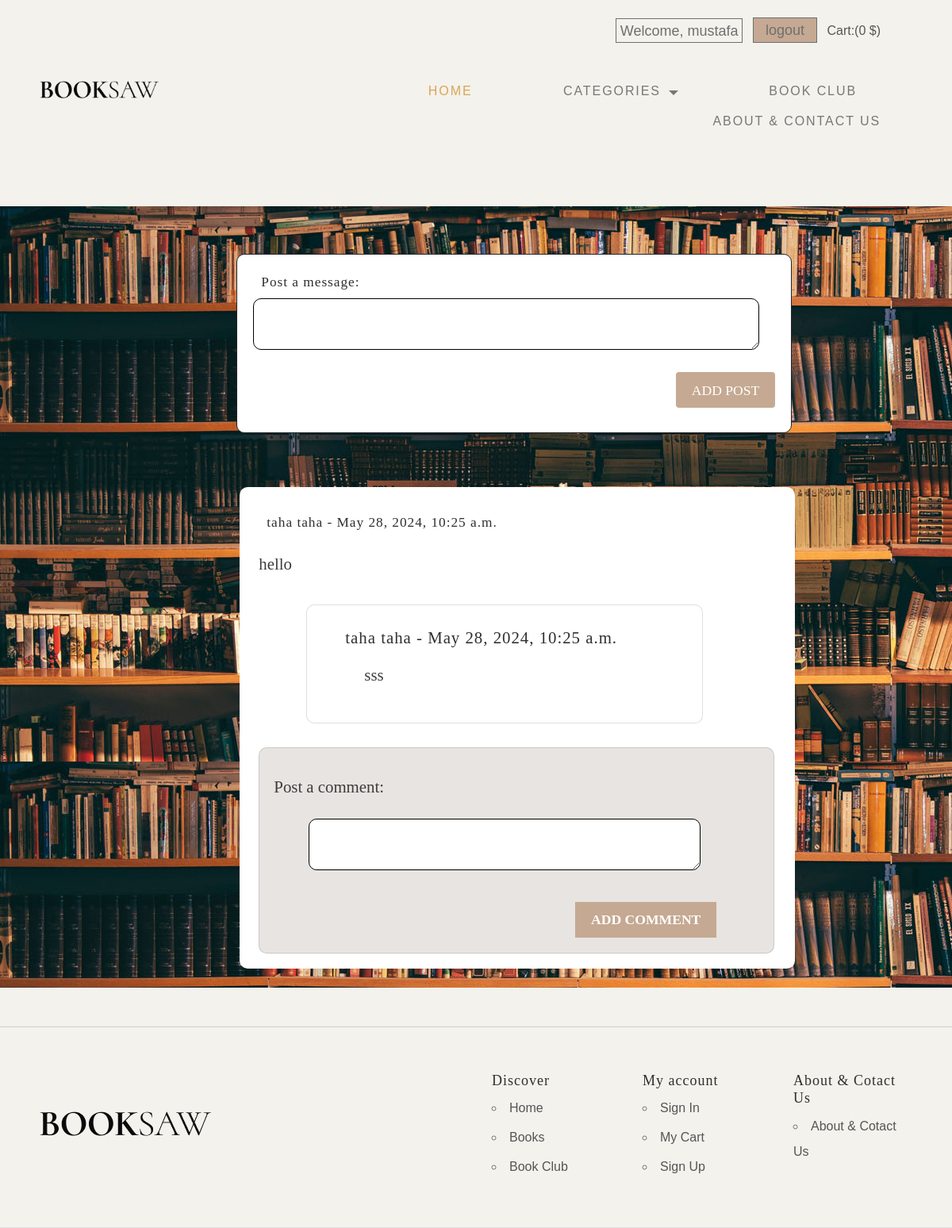
/wall (signed in), run on an earlier commit of the app's database.
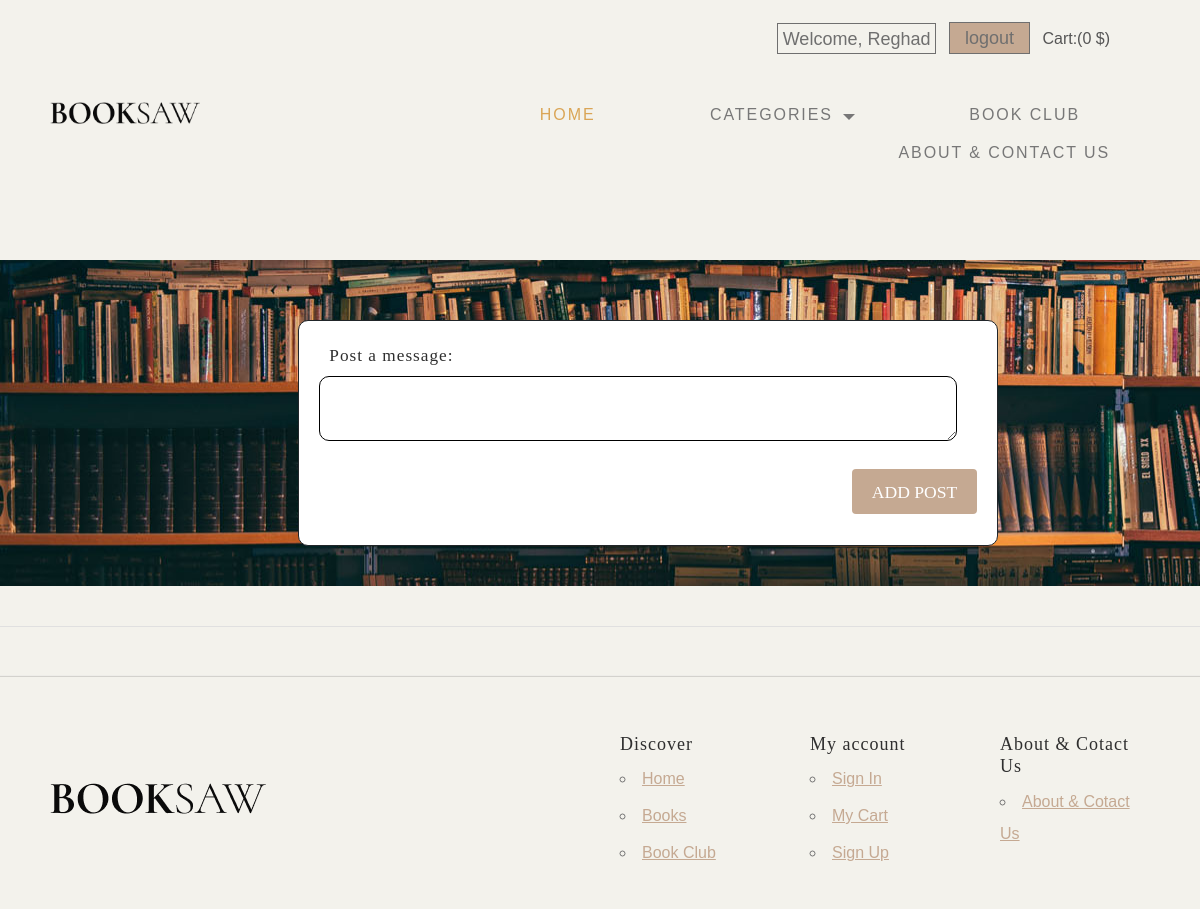
And on a later commit of the database.
### store_app/models.py (models this page shows)
class User(models.Model):
    first_name = models.CharField(max_length=45)
    last_name = models.CharField(max_length=45)
    email = models.CharField(max_length=128)
    password = models.CharField(max_length=64)
    birthday = models.DateField(null=True)
    gender = models.CharField(max_length=7)
    created_at = models.DateTimeField(auto_now_add=True)
    updated_at = models.DateTimeField(auto_now=True)
    objects = UserManager()

class Post(models.Model):
    message = models.TextField()
    created_at = models.DateTimeField(auto_now_add=True)
    updated_at = models.DateTimeField(auto_now=True)
    user = models.ForeignKey(User, related_name='posts', on_delete=models.CASCADE)
    objects = PostManager()

class Comment(models.Model):
    message = models.TextField()
    created_at = models.DateTimeField(auto_now_add=True)
    updated_at = models.DateTimeField(auto_now=True)
    user = models.ForeignKey(User, related_name='comments', on_delete=models.CASCADE)
    post = models.ForeignKey(Post, related_name='comments', on_delete=models.CASCADE)
    objects = CommentManger()

### store_app/views.py (the view)
# urls.py: path('wall',views.main_wall,name='wall'),
def main_wall(request):
    if not 'userID' in request.session:
        return redirect('/')
    data={
        "user":User.objects.get(id=request.session['userID']),
        "posts":Post.objects.all().order_by('-updated_at'),
    }
    return render(request,'wall_page.html',data)

### store_app/templates/wall_page.html (shortened to what the changed rows need)
<!DOCTYPE html>
<html lang="en">
<head>
  <link href="https://cdn.jsdelivr.net/npm/bootstrap@5.0.2/dist/css/bootstrap.min.css" rel="stylesheet"
>
  {% load static %}
  <link rel="stylesheet" href="{% static 'css/wall_page_style.css' %}">
  <link rel="stylesheet" type="text/css" href="{% static 'css/normalize.css' %}">
  <link rel="stylesheet" type="text/css" href="{% static '/css/vendor.css'%}">
  <link rel="stylesheet" type="text/css" href="{% static 'css/style1.css'%}">
</head>
<body style="background-color: #f3f2ec;">
  <div id="header-wrap">
    <div class="top-content">
      <div class="container">
        <div class="row">
          <div class="col-md-6">
            <div class="right-element">
              <div class="right-element">
                {% if not 'userID' in request.session %}
                <a href="/login" class="user-account for-buy"><i class="icon icon-user"></i><span>Account</span></a>
                {% else %}
                <a id="account" href="/user/{{user.id}}">Welcome, {{user.first_name}}</a>
                <a id="logout" href="/logout" class="logoutbtn mx-2">logout</a>
                {% endif %}
              <a href="#" class="cart for-buy"><span>Cart:(0 $)</span></a>
            </div>
          </div>
        </div>
      </div>
    </div>
  <div class="wallcontainer mt-5" style="padding-top: 100px; padding-left: 110px; background-image: url({% static 'images/blog-fullscreen-1-1920x700.jpg'%});">
    {% for post in posts %}
    <div class="row justify-content-center mt-4">
      <div class="col-md-8">
        <div >
          <div class="card m-1" style="border: none;">
            <div class="card-body p-1 h-100">
              <div class="d-flex justify-content-between">
                <h5 class="card-title">{{ post.user.first_name }} {{ post.user.last_name }} - <span>{{ post.updated_at}}</span></h5>
              </div>
              <p class="mt-2">{{ post.message }}</p>
              <div class="row mt-3">
                {% for comment in post.comments.all %}
              <div class="col-md-8">
                <div class="card" style="width: 500px; height: 150px; margin-bottom: 40px; margin-left: 60px;">
                  <div class="card-body p-1">
                    <h5 class="card-title pt-1 px-4">{{ comment.user.first_name }} {{ comment.user.last_name }} -
                      <span>{{ comment.updated_at }}</span>
                    </h5>
                    <p class="mx-5"> {{ comment.message }}</p>
                  </div>
                </div>
              </div>
              {% endfor %}
              <div class="col-md-8" >
                <div class="card card-bg-custom" style="text-align: start; background-color:#e7e4e1 ; padding-left: 10px; border-radius: 10px; height: 260px; padding-bottom: 50px; margin-top: -10px;">
                  <div class="card-body p-1">
                    <p class="card-title pt-1 px-1 p-1">Post a comment:
                    </p>
                    <form class="d-flex flex-column mx-5 my-3" action="/addComment/{{ post.id }}" method="post">
                      <textarea class="custom-textarea" name="comment_message" id="comment" rows="3"></textarea>
                      <div class="d-flex justify-content-end">
                        <button class="mybtn mt-3" type="submit">Add Comment</button>
                      </div>
                    </form>
                  </div>
                </div>
              </div>
            </div>
          </div>
        </div>
      </div>
    </div>
    {% endfor %}
  </div>
  </div>
  <footer id="footer">
    <div class="container">
      <div class="row">
        <div class="col-md-2">
          <div class="footer-menu">
            <ul class="menu-list">
              <li class="menu-item">
                <a href="/main">Home</a>
              </li>
              <li class="menu-item">
                <a href="/category">Books</a>
              </li>
              <li class="menu-item">
                <a href="/wall">Book Club</a>
              </li>
            </ul>
          </div>
        </div>
        <div class="col-md-2">
          <div class="footer-menu">
            <ul class="menu-list">
              <li class="menu-item">
                <a href="/login">Sign In</a>
              </li>
              <li class="menu-item">
                <a href="#">My Cart</a>
              </li>
              <li class="menu-item">
                <a href="/register">Sign Up</a>
              </li>
            </ul>
          </div>
        </div>
        <div class="col-md-2">
          <div class="footer-menu">
            <ul class="menu-list">
              <li class="menu-item">
                <a href="/contact">About & Cotact Us</a>
              </li>
            </ul>
          </div>
        </div>
      </div>
    </div>
  </footer>
</body>
</html>

What changed in the data, as far as the page shows it:
removed Post: user.first_name "taha", user.last_name "taha", updated_at "May 28, 2024, 10:25 a.m.", message "hello"
removed Comment: user.first_name "taha", user.last_name "taha", updated_at "May 28, 2024, 10:25 a.m.", message "sss"
changed User: first_name "mustafa" → "Reghad"
